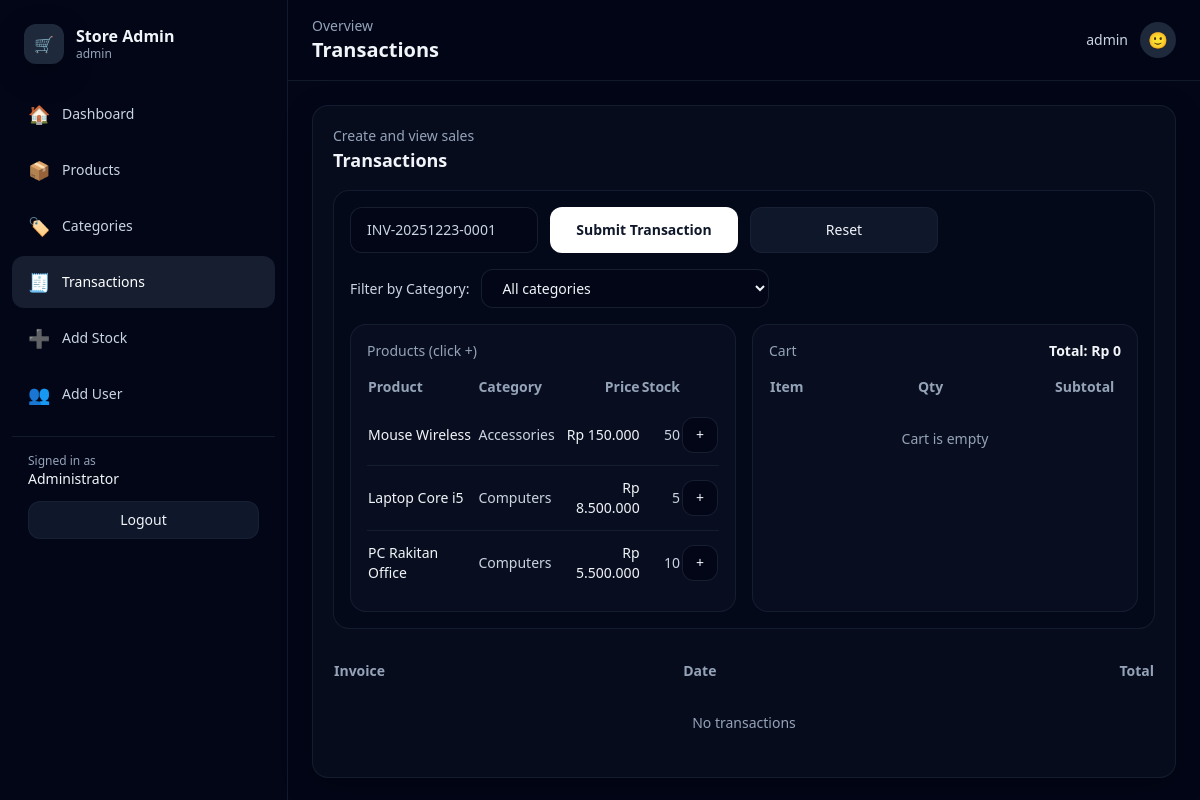
The page /public/index.php?route=transactions (signed in) on the database its author committed.
### tables this page shows
CREATE TABLE products (
  id INT AUTO_INCREMENT PRIMARY KEY,
  sku VARCHAR(50) NOT NULL UNIQUE,
  name VARCHAR(150) NOT NULL,
  category_id INT NULL,
  sell_price INT NOT NULL DEFAULT 0,
  stock INT NOT NULL DEFAULT 0,
  created_at TIMESTAMP DEFAULT CURRENT_TIMESTAMP,
  CONSTRAINT fk_products_category FOREIGN KEY (category_id) REFERENCES categories(id) ON DELETE SET NULL
);

CREATE TABLE categories (
  id INT AUTO_INCREMENT PRIMARY KEY,
  name VARCHAR(120) NOT NULL UNIQUE,
  created_at TIMESTAMP DEFAULT CURRENT_TIMESTAMP
);

### app/Helpers/view.php (called while the page is built, shortened)
<?php
function render(string $view, array $data = []): void {
  require __DIR__ . '/../Views/layout.php';
}

### public/index.php (called while the page is built, shortened)
<?php
require_once __DIR__ . '/../config/db.php';
require_once __DIR__ . '/../app/Helpers/view.php';
$route = $_GET['route'] ?? 'dashboard';
switch ($route) {
  case 'transactions':
    require_once __DIR__ . '/../app/Controllers/TransactionController.php';
    $res = TransactionController::index($pdo);
    break;
}
$view = $res['view'];
$data = $res['data'] ?? [];
$data['view'] = $view;
render($view, $data);

### app/Controllers/TransactionController.php (called while the page is built, shortened)
<?php
final class TransactionController
{
  private static function generateInvoice(PDO $pdo): string {
    $prefix = 'INV-' . date('Ymd') . '-';
    $st = $pdo->prepare("SELECT COUNT(*) FROM sales WHERE invoice_no LIKE ?");
    $st->execute([$prefix . '%']);
    $n = (int)$st->fetchColumn() + 1;
    return $prefix . str_pad((string)$n, 4, '0', STR_PAD_LEFT);
  }
  public static function index(PDO $pdo): array
  {
    $invoicePreview = self::generateInvoice($pdo);
    $cat = ($_GET['cat'] ?? '') !== '' ? (int)$_GET['cat'] : null;
    if ($cat) {
      $st = $pdo->prepare("
        SELECT p.id, p.name, p.sell_price, p.stock, c.name AS category_name, c.id AS category_id
        FROM products p
        LEFT JOIN categories c ON c.id = p.category_id
        WHERE p.stock > 0 AND p.category_id = ?
        ORDER BY c.name ASC, p.name ASC
      ");
      $st->execute([$cat]);
      $products = $st->fetchAll();
    } else {
      $products = $pdo->query("
        SELECT p.id, p.name, p.sell_price, p.stock, c.name AS category_name, c.id AS category_id
        FROM products p
        LEFT JOIN categories c ON c.id = p.category_id
        WHERE p.stock > 0
        ORDER BY c.name ASC, p.name ASC
      ")->fetchAll();
    }
    return [
      'view' => 'transactions',
      'data' => compact('products','customers','transactions','categories','invoicePreview','cat')
    ];
  }
}

### app/Views/transactions.php (the view, shortened to what this page needs)
<form method="post" action="<?= BASE_URL ?>/public/index.php?route=transactions" class="rounded-2xl border border-slate-800/60 bg-slate-950/40 p-4 mb-4">
  <div class="grid grid-cols-1 md:grid-cols-4 gap-3">
    <input value="<?= htmlspecialchars($invoicePreview) ?>" readonly
      class="rounded-xl bg-slate-950 border border-slate-800/70 px-4 py-3 text-sm text-slate-300"
      title="Invoice is auto-generated on submit" />
    <button class="rounded-xl bg-white text-slate-900 px-5 py-3 text-sm font-semibold hover:bg-slate-100">
      Submit Transaction
    </button>
    <a href="<?= BASE_URL ?>/public/index.php?route=transactions"
       class="rounded-xl bg-slate-900 hover:bg-slate-800 border border-slate-800/60 px-5 py-3 text-sm text-center">
      Reset
    </a>
  </div>
  <div class="mt-4 flex flex-col md:flex-row md:items-center gap-3">
    <div class="text-sm text-slate-300">Filter by Category:</div>
    <select id="categoryFilter" class="w-full md:w-72 rounded-xl bg-slate-950 border border-slate-800/70 px-4 py-2 text-sm">
      <option value="">All categories</option>
    </select>
  </div>
  <div class="mt-4 grid grid-cols-1 lg:grid-cols-2 gap-4">
    <div class="rounded-2xl border border-slate-800/60 bg-slate-900/40 p-4">
      <div class="text-sm text-slate-400 mb-2">Products (click +)</div>
      <div class="overflow-x-auto">
        <table class="min-w-full text-sm">
          <thead class="text-slate-400">
            <tr>
              <th class="text-left py-2">Product</th>
              <th class="text-left py-2">Category</th>
              <th class="text-right py-2">Price</th>
              <th class="text-right py-2">Stock</th>
              <th class="text-right py-2"></th>
            </tr>
          </thead>
          <tbody class="divide-y divide-slate-800/60">
            <?php foreach ($products as $p): ?>
              <tr class="hover:bg-slate-950/40">
                <td class="py-3 font-medium"><?= htmlspecialchars($p['name']) ?></td>
                <td class="py-3 text-slate-300"><?= htmlspecialchars($p['category_name'] ?? '-') ?></td>
                <td class="py-3 text-right">Rp <?= number_format((int)$p['sell_price'],0,',','.') ?></td>
                <td class="py-3 text-right text-slate-300"><?= (int)$p['stock'] ?></td>
                <td class="py-3 text-right">
                  <button type="button"
                    class="add-btn inline-flex items-center justify-center h-9 w-9 rounded-xl bg-slate-950 border border-slate-800/70 hover:bg-slate-800"
                    data-id="<?= (int)$p['id'] ?>"
                    data-name="<?= htmlspecialchars($p['name'], ENT_QUOTES) ?>"
                    data-price="<?= (int)$p['sell_price'] ?>"
                    data-stock="<?= (int)$p['stock'] ?>">
                    +
                  </button>
                </td>
              </tr>
            <?php endforeach; ?>
          </tbody>
        </table>
      </div>
    </div>
    <div class="rounded-2xl border border-slate-800/60 bg-slate-900/40 p-4">
      <div class="flex items-center justify-between mb-2">
        <div class="text-sm text-slate-400">Cart</div>
        <div class="text-sm font-semibold">Total: <span id="cartTotal">Rp 0</span></div>
      </div>
      <div class="overflow-x-auto">
        <table class="min-w-full text-sm" id="cartTable">
          <thead class="text-slate-400">
            <tr>
              <th class="text-left py-2">Item</th>
              <th class="text-right py-2">Qty</th>
              <th class="text-right py-2">Subtotal</th>
              <th class="text-right py-2"></th>
            </tr>
          </thead>
          <tbody class="divide-y divide-slate-800/60">
            <tr id="cartEmptyRow">
              <td colspan="4" class="py-6 text-center text-slate-400">Cart is empty</td>
            </tr>
          </tbody>
        </table>
      </div>
    </div>
  </div>
</form>
<div class="overflow-x-auto mt-6">
  <table class="min-w-full text-sm">
    <thead class="text-slate-400">
      <tr>
        <th class="text-left py-2">Invoice</th>
        <th class="text-left py-2">Date</th>
        <th class="text-right py-2">Total</th>
      </tr>
    </thead>
    <tbody class="divide-y divide-slate-800/60">
      <?php if (empty($transactions)): ?>
        <tr><td colspan="3" class="py-6 text-center text-slate-400">No transactions</td></tr>
      <?php endif; ?>
    </tbody>
  </table>
</div>
<?php
require __DIR__ . '/_card.php';

### assets/css/app.css (style rules this page uses)
:root { color-scheme:dark }
* { scrollbar-color:#334155 transparent; scrollbar-width:thin }
a { transition:all .15s ease }

### rows shown on the page
products: name "Mouse Wireless", category.name "Accessories", sell_price "150.000", stock "50"
products: name "Laptop Core i5", category.name "Computers", sell_price "8.500.000", stock "5"
products: name "PC Rakitan Office", category.name "Computers", sell_price "5.500.000", stock "10"

### other values the page prints
APP_NAME "Store Admin"
$u['role'] "admin"
$item['icon'] "🏠"
$item['label'] "Dashboard"
$item['icon'] "📦"
$item['label'] "Products"
$item['icon'] "🏷️"
$item['label'] "Categories"
$item['icon'] "🧾"
$item['label'] "Transactions"
$item['icon'] "➕"
$item['label'] "Add Stock"
$item['icon'] "👥"
$item['label'] "Add User"
$u['name'] "Administrator"
